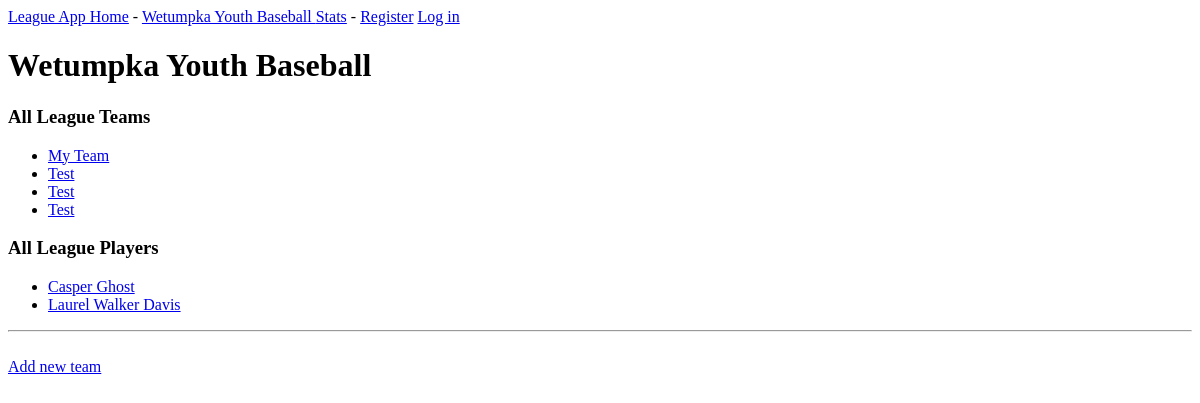
Before: /league/ with the older database file.
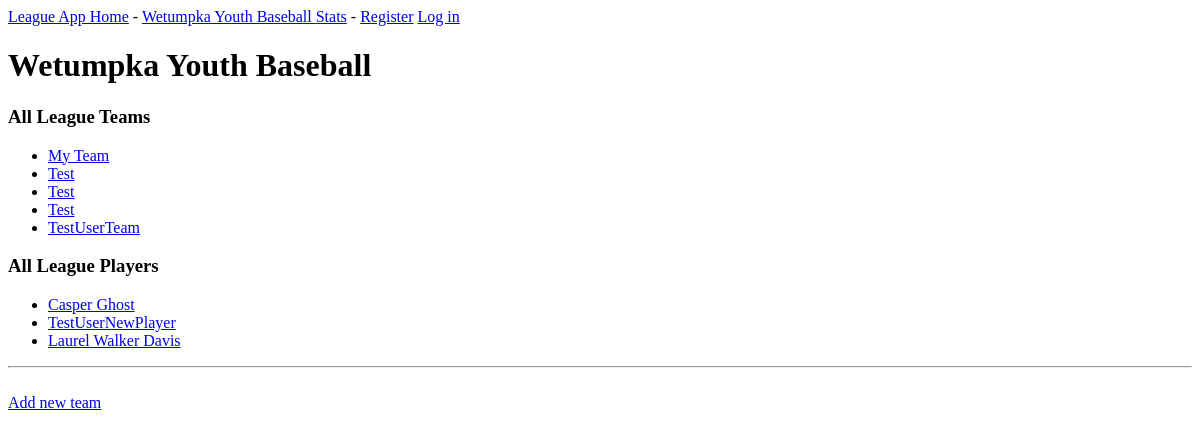
After: the same page with the newer database file.
### League_App/models.py (models this page shows, shortened)
class Team(models.Model):
    team_name = models.CharField(max_length=200, default="My Team")
    owner = models.ForeignKey(User, on_delete=models.CASCADE)
    league = models.ForeignKey(League, related_name='league', default=None, on_delete=models.CASCADE)
    wins = models.IntegerField(default=0)
    losses = models.IntegerField(default=0)
    games_played = models.IntegerField(default=0)
    class Meta:
        verbose_name_plural = 'teams'

class Player(models.Model):
    last_name = models.CharField(max_length=200, default=None)
    full_name = models.CharField(max_length=200, default=None)
    owner = models.ForeignKey(User, on_delete=models.CASCADE)
    team = models.ForeignKey(Team, related_name='team', default=None, on_delete=models.CASCADE)
    hits = models.IntegerField(default=0)
    singles = models.IntegerField(default=0)
    doubles = models.IntegerField(default=0)
    triples = models.IntegerField(default=0)
    at_bats = models.IntegerField(default=0)
    home_runs = models.IntegerField(default=0)
    putouts = models.IntegerField(default=0)
    assists = models.IntegerField(default=0)
    chances = models.IntegerField(default=0)
    DisplayFields = ['id', 'full_name', 'batting_average', 'fielding_percentage']
    class Meta:
        verbose_name_plural = 'players'

### League_App/views.py (the view)
# urls.py: path('league/', views.league, name='league'),
def league(request):
    league_obj = League.objects.get()
    all_teams_obj = Team.objects.order_by('team_name')
    all_players = Player.objects.order_by('last_name')
    context = {'league': league_obj,
               'all_teams': all_teams_obj,
               'all_players': all_players}
    return render(request, 'League_App/league.html', context)

### League_App/templates/League_App/league.html (shortened to what this page needs)
{% extends "League_App/base.html" %}
{% block content %}
    <h1>{{ league.league_name }}</h1>
    <h3>All League Teams</h3>
    <ul>
        {% for team in all_teams %}
            <li>
                <a href="{% url 'League_App:team' team.id %}">{{ team.team_name }}</a>
            </li>
        {% empty %}
            <li> No teams have been added yet.</li>
        {% endfor %}
    </ul>
    <h3>All League Players</h3>
        <ul>
        {% for player in all_players %}
            <li>
                <a href="{% url 'League_App:player' player.id %}">{{ player.full_name }}</a>
            </li>
        {% empty %}
            <li> No players have been added yet.</li>
        {% endfor %}
    </ul>
    <hr/>
    <a href="{% url 'League_App:new_team' league.id%}">Add new team</a>
{%  endblock content %}

Changed rows visible on the page:
added Team: team_name "TestUserTeam"
added Player: full_name "TestUserNewPlayer"
